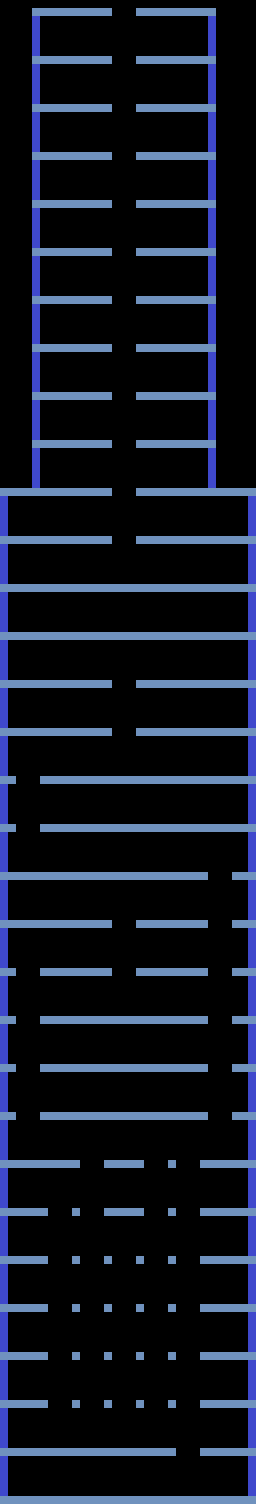

The image is a tile-based game level rendered from a .tmx file. Its description and source (layers, tilesets, objects; grid data summarised) follow:
An orthogonal 32x188 tile map with 8x8 px tiles, 1 tile layer (terrain), 3 tilesets and 14 objects (14x stairs).

<map version="1.0" orientation="orthogonal" renderorder="right-down" width="32" height="188" tilewidth="8" tileheight="8" nextobjectid="27">
 <tileset firstgid="1" name="numbers" tilewidth="8" tileheight="8">
  <image source="blank.png" width="8" height="8" />
  <tile id="0">
   <properties>
    <property name="id" value="S1" />
   </properties>
  </tile>
 </tileset>
 <tileset firstgid="2" name="floor" tilewidth="8" tileheight="8">
  <image source="floor.png" width="8" height="8" />
 </tileset>
 <tileset firstgid="3" name="wall" tilewidth="8" tileheight="8">
  <image source="wall.png" width="8" height="8" />
 </tileset>
 <layer name="terrain" width="32" height="188">
  <data>[6016 cells, 1076 non-empty, 2 distinct tile ids]</data>
 </layer>
 <objectgroup name="objects">
  <object id="13" name="S1" type="stairs" gid="1" x="8" y="544" width="8" height="32">
   <properties>
    <property name="to" value="S2" />
   </properties>
  </object>
  <object id="14" name="S2" type="stairs" gid="1" x="48" y="592" width="8" height="32">
   <properties>
    <property name="to" value="S1" />
   </properties>
  </object>
  <object id="15" name="S3" type="stairs" gid="1" x="8" y="592" width="8" height="32">
   <properties>
    <property name="to" value="S4" />
   </properties>
  </object>
  <object id="16" name="S4" type="stairs" gid="1" x="48" y="640" width="8" height="32">
   <properties>
    <property name="to" value="S3" />
   </properties>
  </object>
  <object id="17" name="S5" type="stairs" gid="1" x="232" y="544" width="8" height="32">
   <properties>
    <property name="to" value="S6" />
   </properties>
  </object>
  <object id="18" name="S6" type="stairs" gid="1" x="192" y="592" width="8" height="32">
   <properties>
    <property name="to" value="S5" />
   </properties>
  </object>
  <object id="19" name="S7" type="stairs" gid="1" x="232" y="592" width="8" height="32">
   <properties>
    <property name="to" value="S8" />
   </properties>
  </object>
  <object id="20" name="S8" type="stairs" gid="1" x="192" y="640" width="8" height="32">
   <properties>
    <property name="to" value="S7" />
   </properties>
  </object>
  <object id="21" name="S9" type="stairs" gid="1" x="8" y="640" width="8" height="32">
   <properties>
    <property name="to" value="S10" />
   </properties>
  </object>
  <object id="22" name="S10" type="stairs" gid="1" x="48" y="688" width="8" height="32">
   <properties>
    <property name="to" value="S9" />
   </properties>
  </object>
  <object id="23" name="S11" type="stairs" gid="1" x="232" y="640" width="8" height="32">
   <properties>
    <property name="to" value="S12" />
   </properties>
  </object>
  <object id="24" name="S12" type="stairs" gid="1" x="192" y="688" width="8" height="32">
   <properties>
    <property name="to" value="S11" />
   </properties>
  </object>
  <object id="25" name="S13" type="stairs" gid="1" x="232" y="688" width="8" height="32">
   <properties>
    <property name="to" value="S14" />
   </properties>
  </object>
  <object id="26" name="S14" type="stairs" gid="1" x="192" y="736" width="8" height="32">
   <properties>
    <property name="to" value="S13" />
   </properties>
  </object>
 </objectgroup>
</map>
